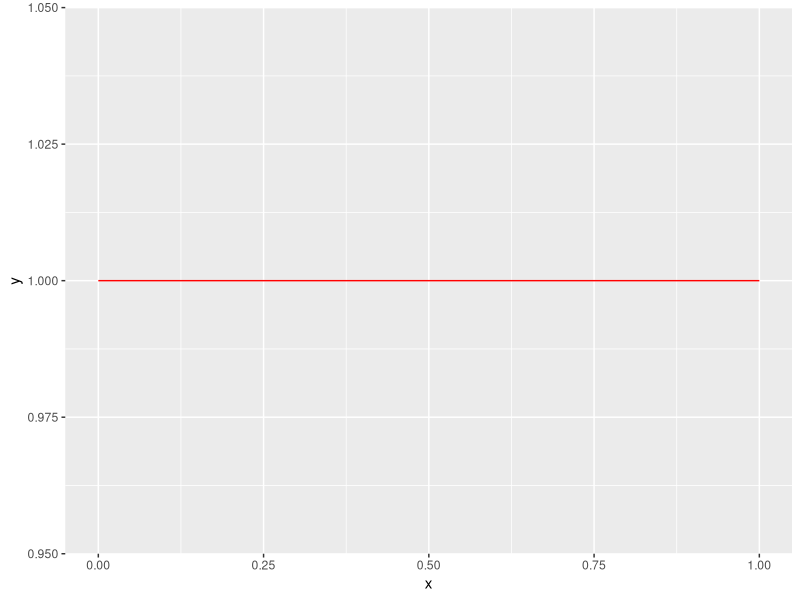
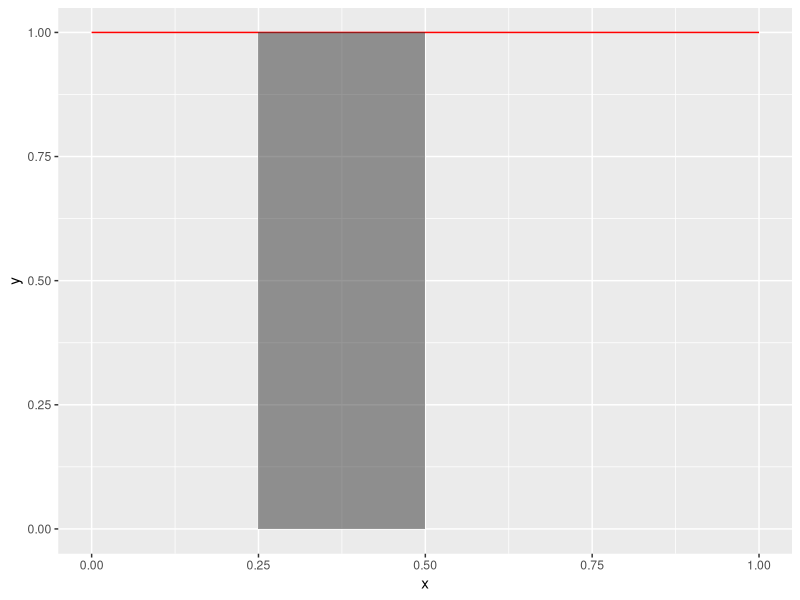
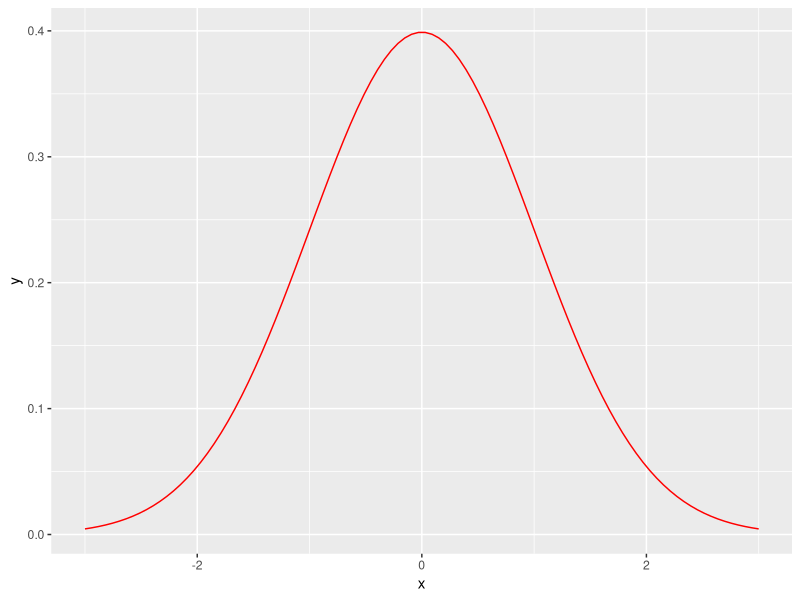
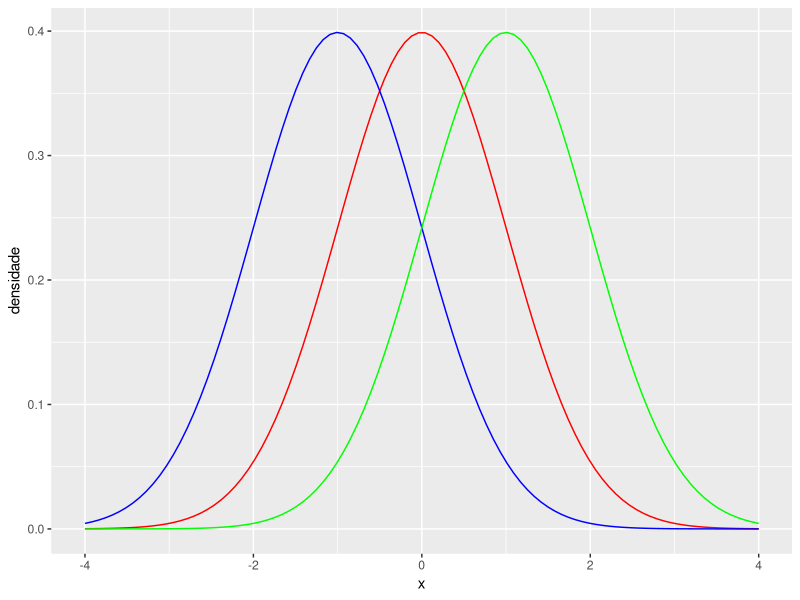
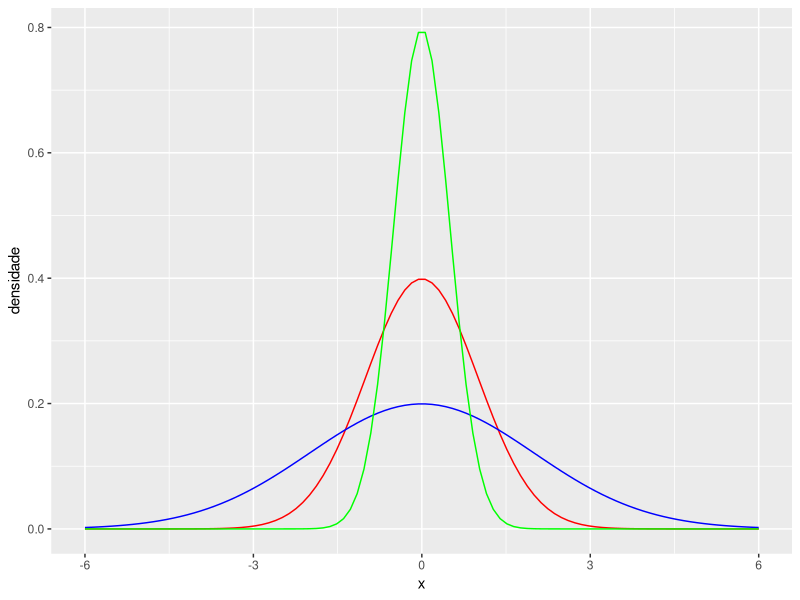
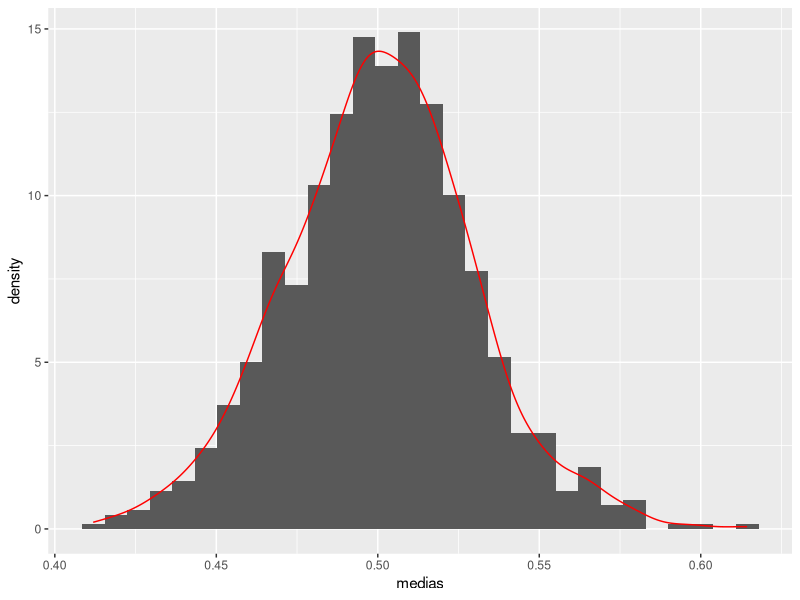
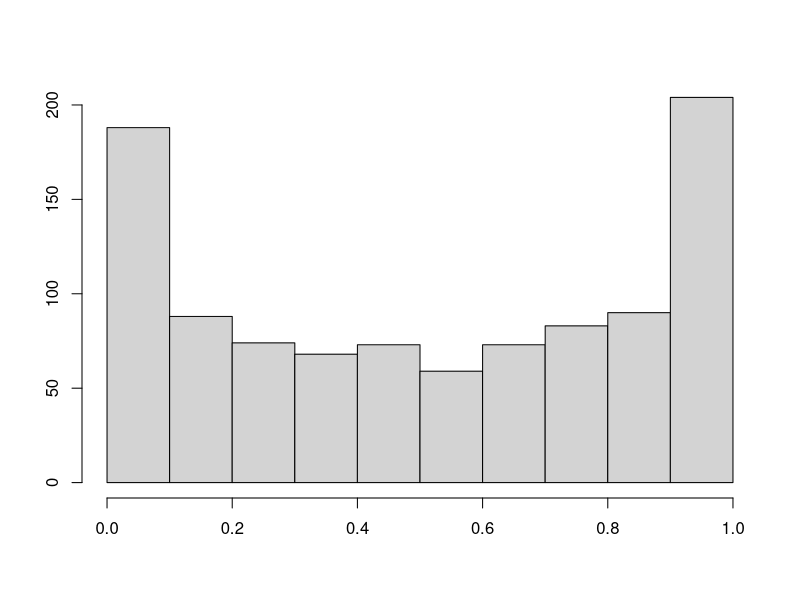

Source code (R) for these figures, in order:
## ---- chunk 1
library(tidyverse)
ggplot(data.frame(x = c(0, 1)), aes(x)) + 
stat_function(fun = dunif, colour = "red", n = 100)
## ---- chunk 2
ggplot(data.frame(x = c(0, 1)), aes(x)) + 
stat_function(fun = dunif, colour = "red", n = 100) +
stat_function(fun = dunif, xlim = c(0.25, 0.5), geom = "area", alpha = 0.5) 
## ---- chunk 3
ggplot(data.frame(x = c(-3, 3)), aes(x)) + 
stat_function(fun = dnorm, colour="red", n = 100) 
## ---- chunk 4
ggplot(data.frame(x = c(-4,4)), aes(x)) + 
stat_function(fun = dnorm, colour = "red", n = 100) +
stat_function(fun = function(x) dnorm(x, mean = -1), 
              colour = "blue", n = 100) +
stat_function(fun = function(x) dnorm(x, mean = 1), 
              colour = "green", n = 100) +
ylab("densidade")
## ---- chunk 5
ggplot(data.frame(x = c(-6,6)), aes(x)) + 
stat_function(fun = dnorm, colour = "red", n = 100) +
stat_function(fun = function(x) dnorm(x, sd = 2), 
              colour = "blue", n = 100) +
stat_function(fun = function(x) dnorm(x, sd = 0.5), 
              colour = "green", n = 100) +
ylab("densidade")
## ---- chunk 6
pnorm(4, mean = 2, sd = 3)
## ---- chunk 7
pnorm(4, mean = 2, sd = 3) - pnorm(1, mean = 2, sd = 3)
## ---- chunk 8
medias = rep(NA, 1000)
for(ii in 1:1000) 
{
  medias[ii] = mean(runif(100, 0, 1))
}
ggplot(aes(x = medias), data = data.frame(medias)) +
geom_histogram(aes(y = ..density..)) +
geom_density(colour="red")
## ---- chunk 9
hist(rbeta(1000, 0.5, 0.5), main = "", xlab = "", ylab = "")
